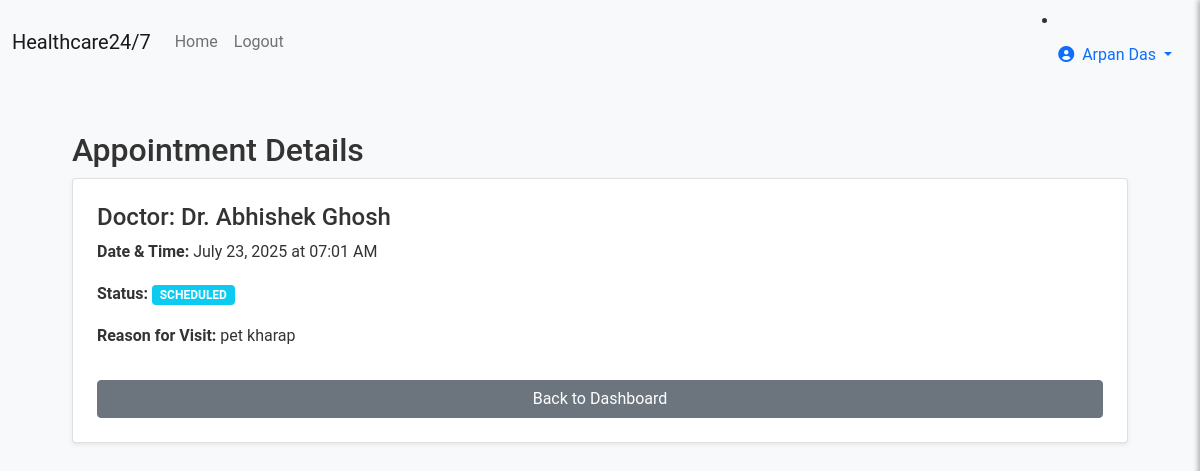
The page /patient/appointment/2 (signed in) on the database its author committed.
### models.py (models this page shows, shortened)
class User(UserMixin, db.Model):
    __tablename__ = 'users'
    id = db.Column(db.Integer, primary_key=True)
    username = db.Column(db.String(80), unique=True, nullable=False)
    email = db.Column(db.String(120), unique=True, nullable=False)
    password_hash = db.Column(db.String(256), nullable=False)
    first_name = db.Column(db.String(50), nullable=False)
    last_name = db.Column(db.String(50), nullable=False)
    phone = db.Column(db.String(20))
    address = db.Column(db.Text)
    date_of_birth = db.Column(db.Date)
    gender = db.Column(db.String(10))
    user_type = db.Column(db.String(20), nullable=False, default='patient')
    specialty = db.Column(db.String(100))  # For doctors
    license_number = db.Column(db.String(50))  # For medical staff
    department = db.Column(db.String(100))
    profile_picture = db.Column(db.String(200))
    is_active = db.Column(db.Boolean, default=True)
    created_at = db.Column(db.DateTime, default=datetime.utcnow)
    updated_at = db.Column(db.DateTime, default=datetime.utcnow, onupdate=datetime.utcnow)
    patient_appointments = db.relationship('Appointment', foreign_keys='Appointment.patient_id', backref='patient', lazy='dynamic')
    doctor_appointments = db.relationship('Appointment', foreign_keys='Appointment.doctor_id', backref='doctor', lazy='dynamic')
    sent_messages = db.relationship('Message', foreign_keys='Message.sender_id', backref='sender', lazy='dynamic')
    received_messages = db.relationship('Message', foreign_keys='Message.recipient_id', backref='recipient', lazy='dynamic')
    medical_records = db.relationship('MedicalRecord', backref='patient', lazy='dynamic', foreign_keys='MedicalRecord.patient_id')
    @property
    def full_name(self):
        return f"{self.first_name} {self.last_name}"
    def is_staff(self):
        return self.user_type in ['doctor', 'nurse', 'admin']

class Appointment(db.Model):
    __tablename__ = 'appointments'
    id = db.Column(db.Integer, primary_key=True)
    patient_id = db.Column(db.Integer, db.ForeignKey('users.id'), nullable=False)
    doctor_id = db.Column(db.Integer, db.ForeignKey('users.id'), nullable=False)
    appointment_date = db.Column(db.DateTime, nullable=False)
    duration_minutes = db.Column(db.Integer, default=30)
    reason = db.Column(db.String(200))
    notes = db.Column(db.Text)
    status = db.Column(db.String(20), default='scheduled')
    fee_amount = db.Column(db.Numeric(10, 2))
    payment_status = db.Column(db.String(20), default='pending')  # 'pending', 'paid', 'refunded'
    created_at = db.Column(db.DateTime, default=datetime.utcnow)
    updated_at = db.Column(db.DateTime, default=datetime.utcnow, onupdate=datetime.utcnow)

### routes.py (the view)
@app.route('/patient/appointment/<int:appointment_id>')
@login_required
def patient_appointment_detail(appointment_id):
    if current_user.is_staff():
        return redirect(url_for('staff_dashboard'))
    appointment = Appointment.query.filter_by(id=appointment_id, patient_id=current_user.id).first_or_404()
    return render_template('patient_appointment_detail.html', appointment=appointment)

### app.py (called while the page is built)
@login_manager.user_loader
def load_user(user_id):
    from models import User
    return User.query.get(int(user_id))

### templates/patient_appointment_detail.html (shortened to what this page needs)
{% extends "base.html" %}
{% block content %}
<div class="container my-5">
    <h2>Appointment Details</h2>
    <div class="card shadow-sm p-4">
        <h4>Doctor: Dr. {{ appointment.doctor.full_name }}</h4>
        <p><strong>Date & Time:</strong> {{ appointment.appointment_date.strftime('%B %d, %Y at %I:%M %p') }}</p>
        <p><strong>Status:</strong> <span class="badge bg-info text-uppercase">{{ appointment.status }}</span></p>
        <p><strong>Reason for Visit:</strong> {{ appointment.reason }}</p>
        <a href="{{ url_for('patient_dashboard') }}" class="btn btn-secondary mt-3">Back to Dashboard</a>
    </div>
</div>
{% endblock %}

### templates/base.html (shortened to what this page needs)
<!DOCTYPE html>
<html lang="en">
<head>
    <link href="https://cdn.jsdelivr.net/npm/bootstrap@5.1.3/dist/css/bootstrap.min.css" rel="stylesheet" />
    <link rel="stylesheet" href="https://cdnjs.cloudflare.com/ajax/libs/font-awesome/6.0.0/css/all.min.css" />
    <link rel="stylesheet" href="{{ url_for('static', filename='css/styles.css') }}" />
</head>
<body>
    <nav class="navbar navbar-expand-lg navbar-light bg-light mb-3">
        <div class="container-fluid">
            <a class="navbar-brand" href="{{ url_for('index') }}">Healthcare24/7</a>
            <div class="collapse navbar-collapse" id="navbarSupportedContent">
                <ul class="navbar-nav me-auto mb-2 mb-lg-0">
                    {% if current_user.is_authenticated %}
                        <li class="nav-item">
                            <a class="nav-link" href="{{ url_for('index') }}">Home</a>
                        </li>
                        <li class="nav-item">
                            <a class="nav-link" href="{{ url_for('logout') }}">Logout</a>
                        </li>
                    {% endif %}
                </ul>
                {% if current_user.is_authenticated %}
                <li class="nav-item dropdown">
                    <a class="nav-link dropdown-toggle" href="javascript:void(0);" id="userDropdown" role="button" data-bs-toggle="dropdown" aria-expanded="false">
                        <i class="fas fa-user-circle me-1"></i> {{ current_user.full_name }}
                    </a>
                </li>
                {% endif %}
            </div>
        </div>
    </nav>
    {% block content %}{% endblock %}
</body>
</html>

### static/css/styles.css (style rules this page uses)
* { box-sizing: border-box; margin: 0; padding: 0; }
body { font-family: 'Roboto', Arial, sans-serif; background-color: #f8f9fa; color: #333; line-height: 1.6; }
.container { width: 90%; max-width: 1200px; margin: 0 auto; }
.card { transition: transform 0.2s ease, box-shadow 0.2s ease; }

### rows shown on the page
User: full_name "Arpan Das"
User: doctor.full_name "Abhishek Ghosh"
Appointment: appointment_date "July 23, 2025 at 07:01 AM", status "SCHEDULED", reason "pet kharap"
